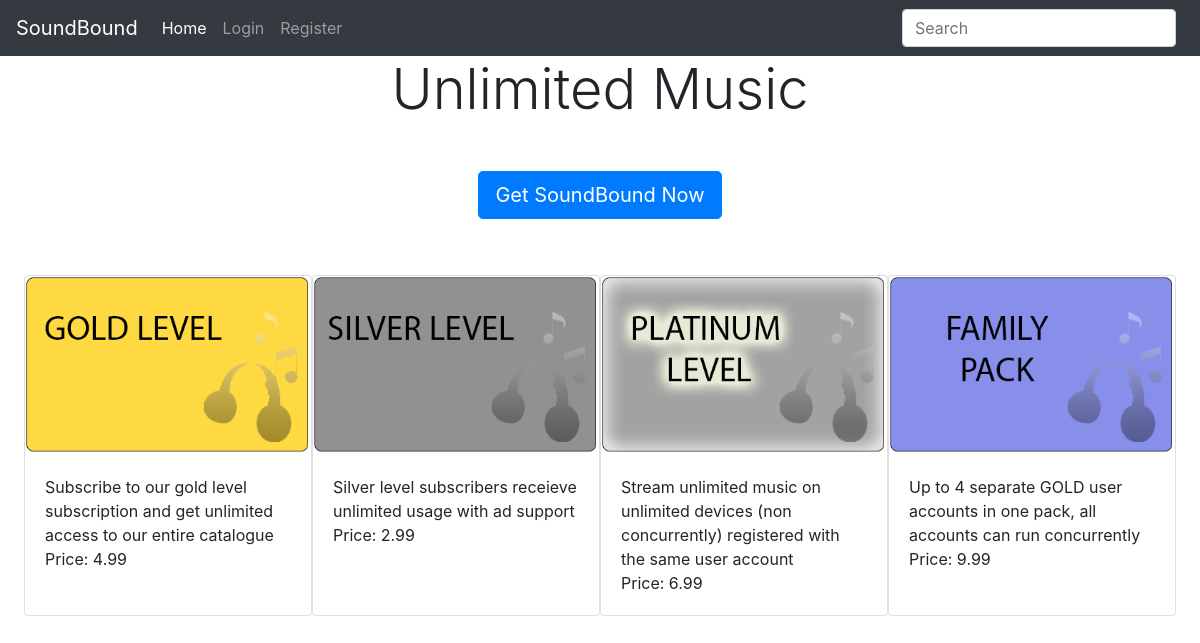
The page / on the database its author committed.
### tables this page shows
CREATE TABLE `offers` (
  `offer_id` int(11) NOT NULL,
  `title` varchar(50) NOT NULL,
  `description` text NOT NULL,
  `price` double NOT NULL,
  `image` varchar(50) NOT NULL
);

### index.php (the view, shortened to what this page needs)
<!doctype html>
<html lang="en">
  <head>
     <link rel="stylesheet" href="https://stackpath.bootstrapcdn.com/bootstrap/4.3.1/css/bootstrap.min.css">
     <link rel="stylesheet" type="text/css" href="CSS/Style.css">
   </head>
   <body>
     <nav class="navbar navbar-expand-lg navbar-dark bg-dark">
       <a class="navbar-brand" href="index.php">SoundBound</a>
       <div class="collapse navbar-collapse" id="navbarSupportedContent">
         <ul class="navbar-nav mr-auto">
           <li class="nav-item active">
             <a class="nav-link" href="index.php">Home</a>
           </li>
           <li class="nav-item">
             <a class="nav-link" href="login.php">Login</a>
           </li>
           <li class="nav-item">
             <a class="nav-link" href="register.php">Register</a>
           </li>
         </ul>
         <form action="search.php" method="get" class="form-inline my-2 my-lg-0">
           <input class="search-input form-control mr-sm-2" name="query" type="text" placeholder="Search" aria-label="Search" required>
         </form>
       </div>
     </nav>
     <?php
     require 'variables.php';
     ?>
     <?php
     if ( isset( $_SESSION['id'] ) ) {
       header("Location: home.php");
     }
     else {
       echo '<h1 class="display-4 text-center">Unlimited Music</h1>';
       echo '<div class="row my-5 justify-content-center">
       <a href="register.php" class="btn btn-primary btn-lg" role="button">Get SoundBound Now</a>
       </div>';
       $sql = "SELECT * FROM offers";
       $result = $conn->query($sql);
       if (mysqli_num_rows($result) > 0) {
         echo '<div class="row justify-content-center">';
         while($row = mysqli_fetch_assoc($result)) {
           echo '<div class="card my-2">'
           ."<img src=".$row["image"]." class='card-img-top' alt='offer image'>".
           '<div class="card-body">
           <p class="card-text">'.$row['description']. '<br>Price: ' .$row['price']. '</p>
           </div>
           </div>';
         }
         echo '</div>';
       } else {
         echo "0 results";
       }
     }
     ?>
   </body>
</html>

### CSS/Style.css (style rules this page uses)
html, body { height:100%; margin: 0; padding: 0; }
body { background-image: url(https://vesta.uclan.ac.uk/~falexandrou/images/background.png); background-size: 100% 100%; background-attachment: fixed; }
.navbar { z-index: 1; }
.card { width: 18rem; }
.justify-content-center { width: 100%; margin-left: 0; margin-right: 0; }

### rows shown on the page
offers: image (picture), description "Subscribe to our gold level subscription and get unlimited access to our entire catalogue", price "4.99"
offers: image (picture), description "Silver level subscribers receieve unlimited usage with ad support", price "2.99"
offers: image (picture), description "Stream unlimited music on unlimited devices (non concurrently) registered with the same user account", price "6.99"
offers: image (picture), description "Up to 4 separate GOLD user accounts in one pack, all accounts can run concurrently", price "9.99"
